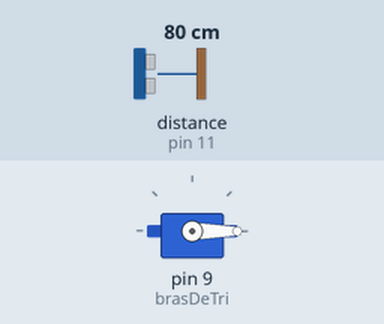
This sketch was run on a simulated Arduino Uno, built with avr-gcc and run on an emulated ATmega328P. Shown: servo. Wiring (inferred from the names in the program): ultrasonic range finder: trigger pin 12; echo pin 11. The inputs (shaded band) are chosen by the test bench; at power-on: distance to the obstacle (sensor on pin 11) 80 cm. The echo pulse lasts 58.3 µs per cm.

Above: at 1.2 s.
1.3 s: distance to the obstacle (sensor on pin 11) set to 12 cm
2.8 s: distance to the obstacle (sensor on pin 11) set to 9 cm
At 4.0 s:
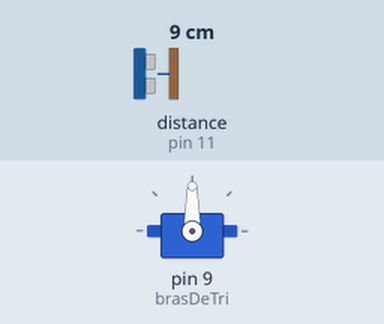
5.8 s: distance to the obstacle (sensor on pin 11) set to 18 cm
At 8.1 s:
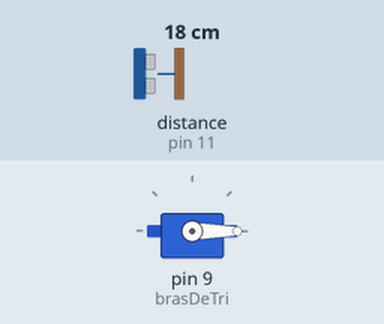
8.4 s: distance to the obstacle (sensor on pin 11) set to 2 cm
At 9.0 s:
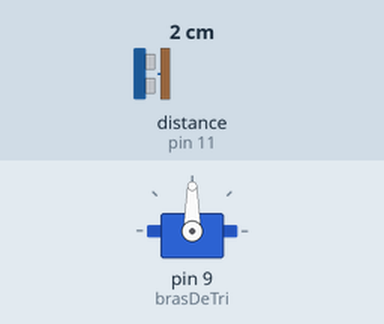
Timing chart, 0 to 12.0 s (numbered marks = the images above; inputs shaded):
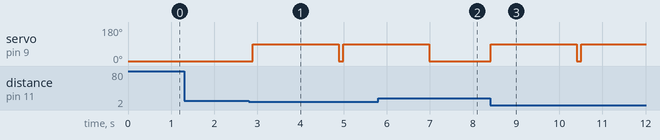

Measured:
- the behaviour switches between 11 and 10 cm on distance to the obstacle (sensor on pin 11) (found by bisection; images 0 and 1)
- after the input at 1.3 s, every drawn part: stays the same
- after the input at 2.8 s, servo on pin 9 (brasDeTri): 0° → 90° after 0.09 s, → 0° 2.0 s later, → 90° 0.10 s later
- after the input at 5.8 s, servo on pin 9 (brasDeTri): goes on until 7.0 s, then stays 0°
- after the input at 8.4 s, servo on pin 9 (brasDeTri): 0° → 90° at once, → 0° 2.0 s later, → 90° 0.10 s later

The sketch:

bras_robotise_ultrason.ino
```cpp
#include <Servo.h>

Servo brasDeTri;
const int pinTrig = 12;
const int pinEcho = 11;

void setup() {
  brasDeTri.attach(9);
  pinMode(pinTrig, OUTPUT);
  pinMode(pinEcho, INPUT);
  brasDeTri.write(0); // Position repos
}

void loop() {
  digitalWrite(pinTrig, LOW); delayMicroseconds(2);
  digitalWrite(pinTrig, HIGH); delayMicroseconds(10);
  digitalWrite(pinTrig, LOW);

  long duree = pulseIn(pinEcho, HIGH);
  int distance = duree * 0.034 / 2;

  if (distance > 0 && distance < 10) {
    brasDeTri.write(90); // Éjection
    delay(2000);
    brasDeTri.write(0);  // Retour à la position repos
  }                      // <-- Ajouté : Fermeture du "if"

  delay(100);            // <-- Recommandé : Petite pause pour stabiliser le capteur
}                        // <-- Ajouté : Fermeture de la fonction "loop"
```
